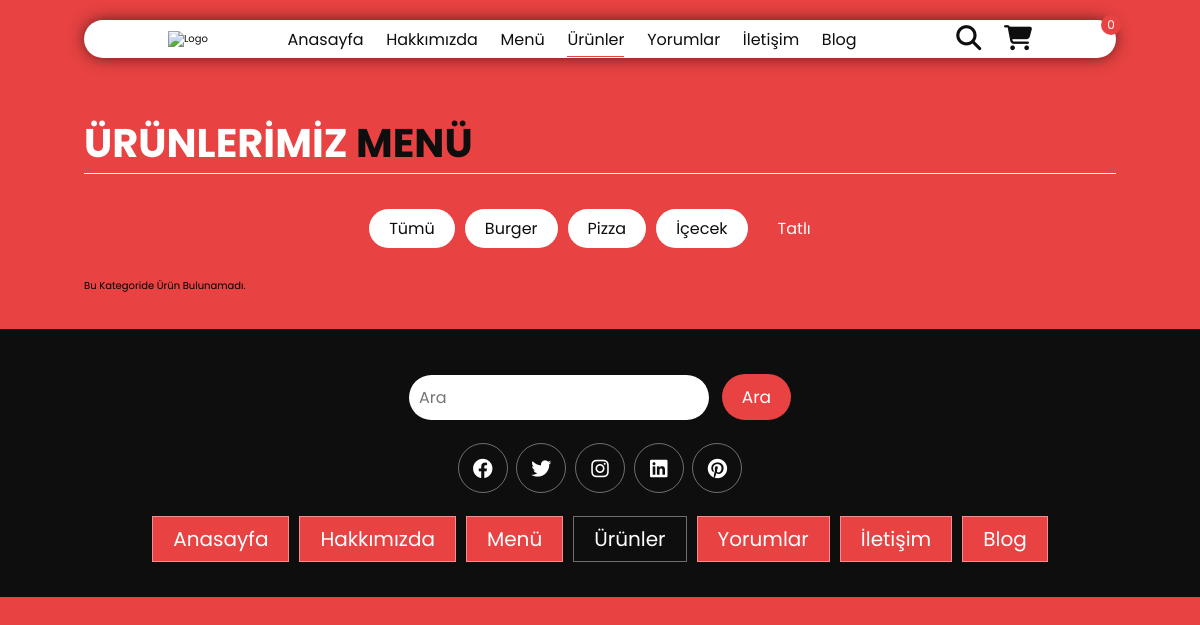
The page /products.php?category=4 on the database its author committed.
### tables this page shows
CREATE TABLE IF NOT EXISTS categories (
    id INT AUTO_INCREMENT PRIMARY KEY,
    name VARCHAR(100) NOT NULL,
    created_at TIMESTAMP DEFAULT CURRENT_TIMESTAMP
);

### products.php (the view, shortened to what this page needs)
<?php
require_once 'config/db.php';
$category_id = isset($_GET['category']) ? (int)$_GET['category'] : 0;
if ($category_id > 0) {
    $stmt = $db->prepare("SELECT * FROM products WHERE category_id = ?");
    $stmt->execute([$category_id]);
} else {
    $stmt = $db->query("SELECT * FROM products");
}
$products = $stmt->fetchAll(PDO::FETCH_ASSOC);
$categories = $db->query("SELECT * FROM categories")->fetchAll(PDO::FETCH_ASSOC);
?>
<!DOCTYPE html>
<html lang="tr">
<head>
    <link rel="stylesheet" href="https://cdnjs.cloudflare.com/ajax/libs/font-awesome/6.1.1/css/all.min.css" />
    <link rel="stylesheet" href="assets/css/style.css" />
</head>
<body>
    <?php include 'partials/header.php'; ?>
    <section class="products" id="products">
        <h1 class="heading">Ürünlerimiz <span>Menü</span></h1>
        <div class="category-filters">
            <a href="products.php" class="<?php echo $category_id == 0 ? 'active' : ''; ?>">Tümü</a>
            <?php foreach ($categories as $category): ?>
                <a href="products.php?category=<?php echo $category['id']; ?>"
                   class="<?php echo $category_id == $category['id'] ? 'active' : ''; ?>">
                    <?php echo htmlspecialchars($category['name']); ?>
                </a>
            <?php endforeach; ?>
        </div>
        <div class="box-container">
            <?php if (empty($products)): ?>
                <p class="empty">Bu kategoride ürün bulunamadı.</p>
            <?php endif; ?>
        </div>
    </section>
    <?php include 'partials/footer.php'; ?>
</body>
</html>

### assets/css/style.css (style rules this page uses)
:root { --main-color: #e84242; --black-color: #0e0e0e; --border: 0.1rem solid rgba(255, 255, 255, 0.4); }
* { font-family: "Poppins", sans-serif; margin: 0; padding: 0; box-sizing: border-box; outline: none; border: none; text-decoration: none; text-transform: capitalize; transition: 0.2s ease; }
html { font-size: 62.5%; scroll-padding-top: 9rem; scroll-behavior: smooth; overflow-x: hidden; }
body { background-color: var(--main-color); overflow-x: hidden; }
section { padding: 3.5rem 7%; }
a { color: var(--black-color); text-decoration: none; }
.heading { color: #fff; text-transform: uppercase; font-size: 4rem; margin-bottom: 3.5rem; border-bottom: 0.1rem solid #fff; }
.heading span { color: var(--black-color); text-transform: uppercase; }
.products .box-container { display: grid; grid-template-columns: repeat(auto-fit, minmax(30rem, 1fr)); gap: 1.5rem; }
.category-filters { display: flex; justify-content: center; flex-wrap: wrap; gap: 1rem; margin-bottom: 3rem; }
.category-filters a { padding: 0.7rem 2rem; background-color: #fff; color: var(--black-color); font-size: 1.6rem; border-radius: 3rem; }
.category-filters a.active { background-color: var(--main-color); color: #fff; }

### rows shown on the page
categories: name "Burger"
categories: name "Pizza"
categories: name "İçecek"
categories: name "Tatlı"

### other values the page prints
getCartCount() "0"
